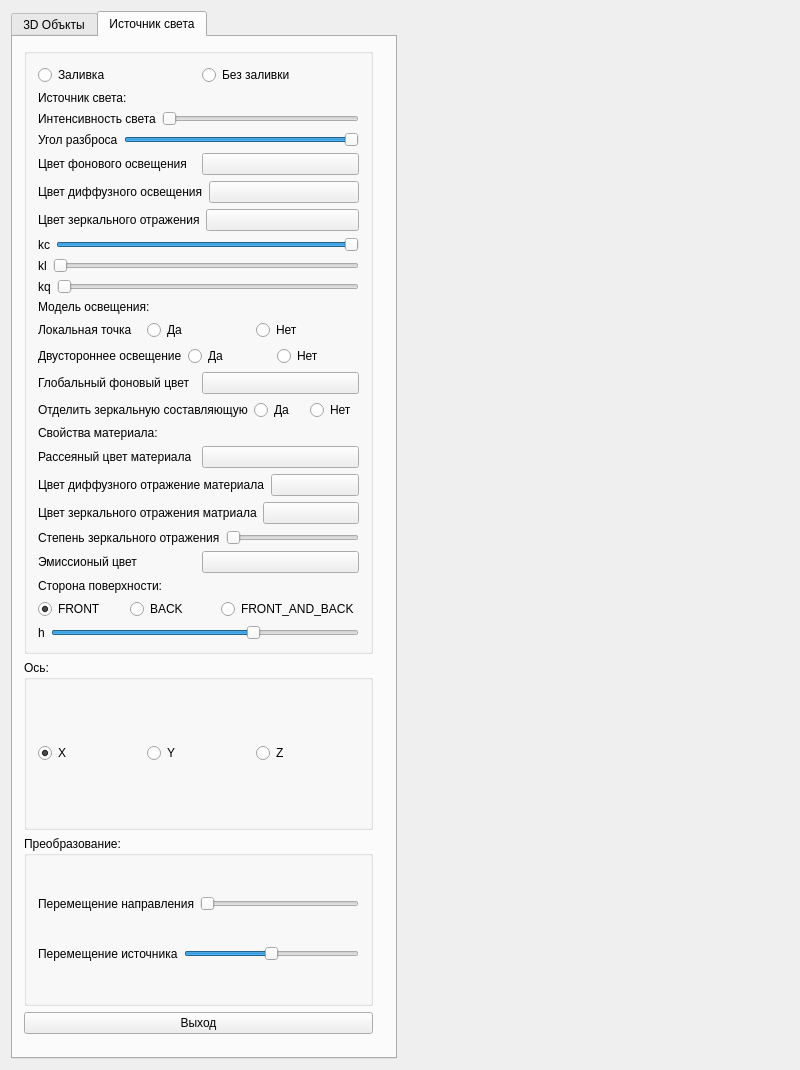
<?xml version="1.0" encoding="UTF-8"?>
<ui version="4.0">
 <class>MainWindow</class>
 <widget class="QMainWindow" name="MainWindow">
  <property name="geometry">
   <rect>
    <x>0</x>
    <y>0</y>
    <width>800</width>
    <height>1070</height>
   </rect>
  </property>
  <property name="windowTitle">
   <string>lb6</string>
  </property>
  <widget class="QWidget" name="centralWidget">
   <layout class="QHBoxLayout" name="horizontalLayout">
    <item>
     <widget class="QTabWidget" name="tabWidget">
      <property name="currentIndex">
       <number>1</number>
      </property>
      <property name="usesScrollButtons">
       <bool>false</bool>
      </property>
      <widget class="QWidget" name="tab_1">
       <attribute name="title">
        <string>3D Объкты</string>
       </attribute>
       <widget class="QWidget" name="layoutWidget">
        <property name="geometry">
         <rect>
          <x>0</x>
          <y>10</y>
          <width>255</width>
          <height>910</height>
         </rect>
        </property>
        <layout class="QVBoxLayout" name="verticalLayout_2">
         <item>
          <layout class="QVBoxLayout" name="verticalLayout">
           <item>
            <widget class="QGroupBox" name="groupBox">
             <property name="title">
              <string>Объект:</string>
             </property>
             <layout class="QVBoxLayout" name="verticalLayout_4">
              <item>
               <widget class="QRadioButton" name="tor_button">
                <property name="text">
                 <string>Тор</string>
                </property>
               </widget>
              </item>
              <item>
               <layout class="QHBoxLayout" name="horizontalLayout_5">
                <item>
                 <widget class="QLabel" name="label_12">
                  <property name="text">
                   <string>Theta</string>
                  </property>
                 </widget>
                </item>
                <item>
                 <widget class="Customslider" name="tor_theta">
                  <property name="minimum">
                   <number>1</number>
                  </property>
                  <property name="maximum">
                   <number>40</number>
                  </property>
                  <property name="value">
                   <number>40</number>
                  </property>
                  <property name="orientation">
                   <enum>Qt::Horizontal</enum>
                  </property>
                 </widget>
                </item>
               </layout>
              </item>
              <item>
               <layout class="QHBoxLayout" name="horizontalLayout_4">
                <item>
                 <widget class="QLabel" name="label_11">
                  <property name="text">
                   <string>Phi</string>
                  </property>
                 </widget>
                </item>
                <item>
                 <widget class="Customslider" name="tor_phi">
                  <property name="minimum">
                   <number>1</number>
                  </property>
                  <property name="maximum">
                   <number>40</number>
                  </property>
                  <property name="value">
                   <number>25</number>
                  </property>
                  <property name="orientation">
                   <enum>Qt::Horizontal</enum>
                  </property>
                 </widget>
                </item>
               </layout>
              </item>
              <item>
               <layout class="QHBoxLayout" name="horizontalLayout_8">
                <item>
                 <widget class="QLabel" name="label_5">
                  <property name="text">
                   <string>R</string>
                  </property>
                 </widget>
                </item>
                <item>
                 <widget class="Customslider" name="tor_R">
                  <property name="minimum">
                   <number>1</number>
                  </property>
                  <property name="maximum">
                   <number>20</number>
                  </property>
                  <property name="value">
                   <number>10</number>
                  </property>
                  <property name="orientation">
                   <enum>Qt::Horizontal</enum>
                  </property>
                 </widget>
                </item>
               </layout>
              </item>
              <item>
               <layout class="QHBoxLayout" name="horizontalLayout_9">
                <item>
                 <widget class="QLabel" name="label_6">
                  <property name="text">
                   <string>r</string>
                  </property>
                 </widget>
                </item>
                <item>
                 <widget class="Customslider" name="tor_r">
                  <property name="minimum">
                   <number>1</number>
                  </property>
                  <property name="maximum">
                   <number>20</number>
                  </property>
                  <property name="value">
                   <number>2</number>
                  </property>
                  <property name="orientation">
                   <enum>Qt::Horizontal</enum>
                  </property>
                 </widget>
                </item>
               </layout>
              </item>
              <item>
               <widget class="QRadioButton" name="cylinder_button">
                <property name="text">
                 <string>Цилиндр</string>
                </property>
                <property name="checked">
                 <bool>true</bool>
                </property>
               </widget>
              </item>
              <item>
               <layout class="QHBoxLayout" name="horizontalLayout_3">
                <item>
                 <widget class="QLabel" name="label_10">
                  <property name="text">
                   <string>N</string>
                  </property>
                 </widget>
                </item>
                <item>
                 <widget class="Customslider" name="cylinder_partition">
                  <property name="minimum">
                   <number>3</number>
                  </property>
                  <property name="maximum">
                   <number>40</number>
                  </property>
                  <property name="value">
                   <number>36</number>
                  </property>
                  <property name="orientation">
                   <enum>Qt::Horizontal</enum>
                  </property>
                 </widget>
                </item>
               </layout>
              </item>
              <item>
               <layout class="QHBoxLayout" name="horizontalLayout_10">
                <item>
                 <widget class="QLabel" name="label_7">
                  <property name="text">
                   <string>R</string>
                  </property>
                 </widget>
                </item>
                <item>
                 <widget class="Customslider" name="cylinder_radius">
                  <property name="minimum">
                   <number>1</number>
                  </property>
                  <property name="maximum">
                   <number>10</number>
                  </property>
                  <property name="value">
                   <number>5</number>
                  </property>
                  <property name="orientation">
                   <enum>Qt::Horizontal</enum>
                  </property>
                 </widget>
                </item>
               </layout>
              </item>
              <item>
               <layout class="QHBoxLayout" name="horizontalLayout_11">
                <item>
                 <widget class="QLabel" name="label_8">
                  <property name="text">
                   <string>h</string>
                  </property>
                 </widget>
                </item>
                <item>
                 <widget class="Customslider" name="cylinder_height">
                  <property name="minimum">
                   <number>1</number>
                  </property>
                  <property name="maximum">
                   <number>40</number>
                  </property>
                  <property name="value">
                   <number>20</number>
                  </property>
                  <property name="orientation">
                   <enum>Qt::Horizontal</enum>
                  </property>
                 </widget>
                </item>
               </layout>
              </item>
              <item>
               <widget class="QRadioButton" name="cube_button">
                <property name="text">
                 <string>Куб</string>
                </property>
               </widget>
              </item>
              <item>
               <layout class="QHBoxLayout" name="horizontalLayout_15">
                <item>
                 <widget class="QLabel" name="label_9">
                  <property name="text">
                   <string>a</string>
                  </property>
                 </widget>
                </item>
                <item>
                 <widget class="Customslider" name="cube_side">
                  <property name="minimum">
                   <number>1</number>
                  </property>
                  <property name="maximum">
                   <number>20</number>
                  </property>
                  <property name="singleStep">
                   <number>1</number>
                  </property>
                  <property name="value">
                   <number>5</number>
                  </property>
                  <property name="orientation">
                   <enum>Qt::Horizontal</enum>
                  </property>
                 </widget>
                </item>
               </layout>
              </item>
              <item>
               <widget class="QRadioButton" name="sphere_button">
                <property name="text">
                 <string>Шар</string>
                </property>
               </widget>
              </item>
              <item>
               <layout class="QHBoxLayout" name="horizontalLayout_16">
                <item>
                 <widget class="QLabel" name="label_13">
                  <property name="text">
                   <string>Slices</string>
                  </property>
                 </widget>
                </item>
                <item>
                 <widget class="Customslider" name="sphere_slices">
                  <property name="minimum">
                   <number>1</number>
                  </property>
                  <property name="maximum">
                   <number>30</number>
                  </property>
                  <property name="value">
                   <number>13</number>
                  </property>
                  <property name="orientation">
                   <enum>Qt::Horizontal</enum>
                  </property>
                 </widget>
                </item>
               </layout>
              </item>
              <item>
               <layout class="QHBoxLayout" name="horizontalLayout_17">
                <item>
                 <widget class="QLabel" name="label_14">
                  <property name="text">
                   <string>Stacks</string>
                  </property>
                 </widget>
                </item>
                <item>
                 <widget class="Customslider" name="sphere_stacks">
                  <property name="minimum">
                   <number>1</number>
                  </property>
                  <property name="maximum">
                   <number>30</number>
                  </property>
                  <property name="value">
                   <number>26</number>
                  </property>
                  <property name="orientation">
                   <enum>Qt::Horizontal</enum>
                  </property>
                 </widget>
                </item>
               </layout>
              </item>
              <item>
               <layout class="QHBoxLayout" name="horizontalLayout_7">
                <item>
                 <widget class="QLabel" name="label_4">
                  <property name="text">
                   <string>R</string>
                  </property>
                 </widget>
                </item>
                <item>
                 <widget class="Customslider" name="sphere_r">
                  <property name="minimum">
                   <number>1</number>
                  </property>
                  <property name="maximum">
                   <number>20</number>
                  </property>
                  <property name="value">
                   <number>5</number>
                  </property>
                  <property name="orientation">
                   <enum>Qt::Horizontal</enum>
                  </property>
                 </widget>
                </item>
               </layout>
              </item>
              <item>
               <widget class="QRadioButton" name="spline_button">
                <property name="text">
                 <string>Трубка</string>
                </property>
               </widget>
              </item>
              <item>
               <layout class="QHBoxLayout" name="horizontalLayout_18">
                <item>
                 <widget class="QLabel" name="label_17">
                  <property name="text">
                   <string>N</string>
                  </property>
                 </widget>
                </item>
                <item>
                 <widget class="Customslider" name="spline_partition">
                  <property name="minimum">
                   <number>3</number>
                  </property>
                  <property name="maximum">
                   <number>40</number>
                  </property>
                  <property name="value">
                   <number>36</number>
                  </property>
                  <property name="orientation">
                   <enum>Qt::Horizontal</enum>
                  </property>
                 </widget>
                </item>
               </layout>
              </item>
              <item>
               <layout class="QHBoxLayout" name="horizontalLayout_19">
                <item>
                 <widget class="QLabel" name="label_16">
                  <property name="text">
                   <string>R</string>
                  </property>
                 </widget>
                </item>
                <item>
                 <widget class="Customslider" name="spline_R">
                  <property name="minimum">
                   <number>1</number>
                  </property>
                  <property name="maximum">
                   <number>10</number>
                  </property>
                  <property name="value">
                   <number>5</number>
                  </property>
                  <property name="orientation">
                   <enum>Qt::Horizontal</enum>
                  </property>
                 </widget>
                </item>
               </layout>
              </item>
              <item>
               <layout class="QHBoxLayout" name="horizontalLayout_20">
                <item>
                 <widget class="QLabel" name="label_15">
                  <property name="text">
                   <string>h</string>
                  </property>
                 </widget>
                </item>
                <item>
                 <widget class="Customslider" name="spline_h">
                  <property name="minimum">
                   <number>36</number>
                  </property>
                  <property name="maximum">
                   <number>90</number>
                  </property>
                  <property name="value">
                   <number>72</number>
                  </property>
                  <property name="orientation">
                   <enum>Qt::Horizontal</enum>
                  </property>
                 </widget>
                </item>
               </layout>
              </item>
             </layout>
            </widget>
           </item>
           <item>
            <widget class="QGroupBox" name="groupBox_3">
             <property name="title">
              <string>Ось:</string>
             </property>
             <layout class="QVBoxLayout" name="verticalLayout_5">
              <item>
               <layout class="QHBoxLayout" name="horizontalLayout_6">
                <item>
                 <widget class="QRadioButton" name="radioButton_8">
                  <property name="text">
                   <string>X</string>
                  </property>
                  <property name="checked">
                   <bool>true</bool>
                  </property>
                 </widget>
                </item>
                <item>
                 <widget class="QRadioButton" name="Y_button">
                  <property name="text">
                   <string>Y</string>
                  </property>
                 </widget>
                </item>
                <item>
                 <widget class="QRadioButton" name="Z_button">
                  <property name="text">
                   <string>Z</string>
                  </property>
                 </widget>
                </item>
               </layout>
              </item>
             </layout>
            </widget>
           </item>
           <item>
            <widget class="QGroupBox" name="groupBox_4">
             <property name="title">
              <string>Номер объекта:</string>
             </property>
             <layout class="QHBoxLayout" name="horizontalLayout_2">
              <item>
               <widget class="QRadioButton" name="first_button">
                <property name="text">
                 <string>1</string>
                </property>
                <property name="checked">
                 <bool>true</bool>
                </property>
               </widget>
              </item>
              <item>
               <widget class="QRadioButton" name="second_button">
                <property name="text">
                 <string>2</string>
                </property>
                <property name="checked">
                 <bool>false</bool>
                </property>
               </widget>
              </item>
              <item>
               <widget class="QRadioButton" name="third_button">
                <property name="text">
                 <string>3</string>
                </property>
               </widget>
              </item>
              <item>
               <widget class="QRadioButton" name="fourth_button">
                <property name="text">
                 <string>4</string>
                </property>
               </widget>
              </item>
              <item>
               <widget class="QRadioButton" name="fifth_button">
                <property name="text">
                 <string>5</string>
                </property>
               </widget>
              </item>
             </layout>
            </widget>
           </item>
           <item>
            <widget class="QGroupBox" name="groupBox_2">
             <property name="title">
              <string>Преобразование:</string>
             </property>
             <layout class="QVBoxLayout" name="verticalLayout_3">
              <item>
               <layout class="QHBoxLayout" name="horizontalLayout_12">
                <item>
                 <widget class="QLabel" name="label_2">
                  <property name="text">
                   <string>Поворот</string>
                  </property>
                 </widget>
                </item>
                <item>
                 <widget class="Customslider" name="rotate_slider">
                  <property name="maximum">
                   <number>360</number>
                  </property>
                  <property name="tracking">
                   <bool>true</bool>
                  </property>
                  <property name="orientation">
                   <enum>Qt::Horizontal</enum>
                  </property>
                 </widget>
                </item>
               </layout>
              </item>
              <item>
               <layout class="QHBoxLayout" name="horizontalLayout_13">
                <item>
                 <widget class="QLabel" name="label">
                  <property name="text">
                   <string>Перемещение</string>
                  </property>
                 </widget>
                </item>
                <item>
                 <widget class="Customslider" name="shift_slider">
                  <property name="maximum">
                   <number>100</number>
                  </property>
                  <property name="value">
                   <number>50</number>
                  </property>
                  <property name="tracking">
                   <bool>true</bool>
                  </property>
                  <property name="orientation">
                   <enum>Qt::Horizontal</enum>
                  </property>
                 </widget>
                </item>
               </layout>
              </item>
              <item>
               <layout class="QHBoxLayout" name="horizontalLayout_14">
                <item>
                 <widget class="QLabel" name="label_3">
                  <property name="text">
                   <string>Масштабирование</string>
                  </property>
                 </widget>
                </item>
                <item>
                 <widget class="Customslider" name="scale_slider">
                  <property name="minimum">
                   <number>0</number>
                  </property>
                  <property name="maximum">
                   <number>100</number>
                  </property>
                  <property name="value">
                   <number>50</number>
                  </property>
                  <property name="tracking">
                   <bool>true</bool>
                  </property>
                  <property name="orientation">
                   <enum>Qt::Horizontal</enum>
                  </property>
                 </widget>
                </item>
               </layout>
              </item>
             </layout>
            </widget>
           </item>
          </layout>
         </item>
         <item>
          <widget class="QPushButton" name="pushButton">
           <property name="text">
            <string>Выход</string>
           </property>
          </widget>
         </item>
        </layout>
       </widget>
      </widget>
      <widget class="QWidget" name="tab_2">
       <attribute name="title">
        <string>Источник света</string>
       </attribute>
       <widget class="QWidget" name="layoutWidget_2">
        <property name="geometry">
         <rect>
          <x>0</x>
          <y>0</y>
          <width>371</width>
          <height>1008</height>
         </rect>
        </property>
        <layout class="QVBoxLayout" name="verticalLayout_6">
         <item>
          <layout class="QVBoxLayout" name="verticalLayout_7">
           <item>
            <widget class="QGroupBox" name="groupBox_5">
             <property name="title">
              <string/>
             </property>
             <layout class="QVBoxLayout" name="verticalLayout_8">
              <item>
               <layout class="QHBoxLayout" name="horizontalLayout_44">
                <item>
                 <widget class="QRadioButton" name="fill">
                  <property name="text">
                   <string>Заливка</string>
                  </property>
                  <property name="checked">
                   <bool>true</bool>
                  </property>
                 </widget>
                </item>
                <item>
                 <widget class="QRadioButton" name="unfill">
                  <property name="text">
                   <string>Без заливки</string>
                  </property>
                  <property name="checked">
                   <bool>false</bool>
                  </property>
                 </widget>
                </item>
               </layout>
              </item>
              <item>
               <widget class="QLabel" name="label_18">
                <property name="text">
                 <string>Источник света:</string>
                </property>
               </widget>
              </item>
              <item>
               <layout class="QHBoxLayout" name="horizontalLayout_21">
                <item>
                 <widget class="QLabel" name="label_19">
                  <property name="text">
                   <string>Интенсивность света</string>
                  </property>
                 </widget>
                </item>
                <item>
                 <widget class="Customslider" name="spot_exponent">
                  <property name="minimum">
                   <number>0</number>
                  </property>
                  <property name="maximum">
                   <number>128</number>
                  </property>
                  <property name="value">
                   <number>0</number>
                  </property>
                  <property name="orientation">
                   <enum>Qt::Horizontal</enum>
                  </property>
                 </widget>
                </item>
               </layout>
              </item>
              <item>
               <layout class="QHBoxLayout" name="horizontalLayout_22">
                <item>
                 <widget class="QLabel" name="label_20">
                  <property name="text">
                   <string>Угол разброса</string>
                  </property>
                 </widget>
                </item>
                <item>
                 <widget class="Customslider" name="spot_cutoff">
                  <property name="minimum">
                   <number>0</number>
                  </property>
                  <property name="maximum">
                   <number>180</number>
                  </property>
                  <property name="value">
                   <number>180</number>
                  </property>
                  <property name="orientation">
                   <enum>Qt::Horizontal</enum>
                  </property>
                 </widget>
                </item>
               </layout>
              </item>
              <item>
               <layout class="QHBoxLayout" name="horizontalLayout_23">
                <item>
                 <widget class="QLabel" name="label_21">
                  <property name="text">
                   <string>Цвет фонового освещения</string>
                  </property>
                 </widget>
                </item>
                <item>
                 <widget class="QPushButton" name="ambient_color">
                  <property name="text">
                   <string/>
                  </property>
                 </widget>
                </item>
               </layout>
              </item>
              <item>
               <layout class="QHBoxLayout" name="horizontalLayout_24">
                <item>
                 <widget class="QLabel" name="label_22">
                  <property name="text">
                   <string>Цвет диффузного освещения</string>
                  </property>
                 </widget>
                </item>
                <item>
                 <widget class="QPushButton" name="diffuse_color">
                  <property name="text">
                   <string/>
                  </property>
                 </widget>
                </item>
               </layout>
              </item>
              <item>
               <layout class="QHBoxLayout" name="horizontalLayout_29">
                <item>
                 <widget class="QLabel" name="label_27">
                  <property name="text">
                   <string>Цвет зеркального отражения</string>
                  </property>
                 </widget>
                </item>
                <item>
                 <widget class="QPushButton" name="specular_color">
                  <property name="text">
                   <string/>
                  </property>
                 </widget>
                </item>
               </layout>
              </item>
              <item>
               <layout class="QHBoxLayout" name="horizontalLayout_25">
                <item>
                 <widget class="QLabel" name="label_23">
                  <property name="text">
                   <string>kc</string>
                  </property>
                 </widget>
                </item>
                <item>
                 <widget class="Customslider" name="constant_attenuation">
                  <property name="minimum">
                   <number>0</number>
                  </property>
                  <property name="maximum">
                   <number>10</number>
                  </property>
                  <property name="value">
                   <number>10</number>
                  </property>
                  <property name="orientation">
                   <enum>Qt::Horizontal</enum>
                  </property>
                 </widget>
                </item>
               </layout>
              </item>
              <item>
               <layout class="QHBoxLayout" name="horizontalLayout_26">
                <item>
                 <widget class="QLabel" name="label_24">
                  <property name="text">
                   <string>kl</string>
                  </property>
                 </widget>
                </item>
                <item>
                 <widget class="Customslider" name="linear_attenuation">
                  <property name="minimum">
                   <number>0</number>
                  </property>
                  <property name="maximum">
                   <number>10</number>
                  </property>
                  <property name="value">
                   <number>0</number>
                  </property>
                  <property name="orientation">
                   <enum>Qt::Horizontal</enum>
                  </property>
                 </widget>
                </item>
               </layout>
              </item>
              <item>
               <layout class="QHBoxLayout" name="horizontalLayout_27">
                <item>
                 <widget class="QLabel" name="label_25">
                  <property name="text">
                   <string>kq</string>
                  </property>
                 </widget>
                </item>
                <item>
                 <widget class="Customslider" name="quadric_attenuation">
                  <property name="minimum">
                   <number>0</number>
                  </property>
                  <property name="maximum">
                   <number>10</number>
                  </property>
                  <property name="value">
                   <number>0</number>
                  </property>
                  <property name="orientation">
                   <enum>Qt::Horizontal</enum>
                  </property>
                 </widget>
                </item>
               </layout>
              </item>
              <item>
               <widget class="QLabel" name="label_38">
                <property name="text">
                 <string>Модель освещения:</string>
                </property>
               </widget>
              </item>
              <item>
               <layout class="QHBoxLayout" name="horizontalLayout_40">
                <item>
                 <widget class="QLabel" name="label_39">
                  <property name="text">
                   <string>Локальная точка</string>
                  </property>
                 </widget>
                </item>
                <item>
                 <widget class="QRadioButton" name="local_viewer_true">
                  <property name="text">
                   <string>Да</string>
                  </property>
                 </widget>
                </item>
                <item>
                 <widget class="QRadioButton" name="local_viewer_false">
                  <property name="text">
                   <string>Нет</string>
                  </property>
                  <property name="checked">
                   <bool>true</bool>
                  </property>
                 </widget>
                </item>
               </layout>
              </item>
              <item>
               <layout class="QHBoxLayout" name="horizontalLayout_41">
                <item>
                 <widget class="QLabel" name="label_40">
                  <property name="text">
                   <string>Двустороннее освещение</string>
                  </property>
                 </widget>
                </item>
                <item>
                 <widget class="QRadioButton" name="two_side_true">
                  <property name="text">
                   <string>Да</string>
                  </property>
                 </widget>
                </item>
                <item>
                 <widget class="QRadioButton" name="two_side_false">
                  <property name="text">
                   <string>Нет</string>
                  </property>
                  <property name="checked">
                   <bool>true</bool>
                  </property>
                 </widget>
                </item>
               </layout>
              </item>
              <item>
               <layout class="QHBoxLayout" name="horizontalLayout_42">
                <item>
                 <widget class="QLabel" name="label_41">
                  <property name="text">
                   <string>Глобальный фоновый цвет</string>
                  </property>
                 </widget>
                </item>
                <item>
                 <widget class="QPushButton" name="global_ambient">
                  <property name="text">
                   <string/>
                  </property>
                 </widget>
                </item>
               </layout>
              </item>
              <item>
               <layout class="QHBoxLayout" name="horizontalLayout_43">
                <item>
                 <widget class="QLabel" name="label_42">
                  <property name="text">
                   <string>Отделить зеркальную составляющую</string>
                  </property>
                 </widget>
                </item>
                <item>
                 <widget class="QRadioButton" name="color_control_true">
                  <property name="text">
                   <string>Да</string>
                  </property>
                 </widget>
                </item>
                <item>
                 <widget class="QRadioButton" name="color_control_false">
                  <property name="text">
                   <string>Нет</string>
                  </property>
                  <property name="checked">
                   <bool>true</bool>
                  </property>
                 </widget>
                </item>
               </layout>
              </item>
              <item>
               <widget class="QLabel" name="label_36">
                <property name="text">
                 <string>Свойства материала:</string>
                </property>
               </widget>
              </item>
              <item>
               <layout class="QHBoxLayout" name="horizontalLayout_28">
                <item>
                 <widget class="QLabel" name="label_26">
                  <property name="text">
                   <string>Рассеяный цвет материала</string>
                  </property>
                 </widget>
                </item>
                <item>
                 <widget class="QPushButton" name="ambient_material">
                  <property name="text">
                   <string/>
                  </property>
                 </widget>
                </item>
               </layout>
              </item>
              <item>
               <layout class="QHBoxLayout" name="horizontalLayout_30">
                <item>
                 <widget class="QLabel" name="label_28">
                  <property name="text">
                   <string>Цвет диффузного отражение материала</string>
                  </property>
                 </widget>
                </item>
                <item>
                 <widget class="QPushButton" name="diffuse_material">
                  <property name="text">
                   <string/>
                  </property>
                 </widget>
                </item>
               </layout>
              </item>
              <item>
               <layout class="QHBoxLayout" name="horizontalLayout_31">
                <item>
                 <widget class="QLabel" name="label_29">
                  <property name="text">
                   <string>Цвет зеркального отражения матриала</string>
                  </property>
                 </widget>
                </item>
                <item>
                 <widget class="QPushButton" name="specular_material">
                  <property name="text">
                   <string/>
                  </property>
                 </widget>
                </item>
               </layout>
              </item>
              <item>
               <layout class="QHBoxLayout" name="horizontalLayout_32">
                <item>
                 <widget class="QLabel" name="label_30">
                  <property name="text">
                   <string>Степень зеркального отражения</string>
                  </property>
                 </widget>
                </item>
                <item>
                 <widget class="Customslider" name="shininess">
                  <property name="minimum">
                   <number>0</number>
                  </property>
                  <property name="maximum">
                   <number>128</number>
                  </property>
                  <property name="value">
                   <number>0</number>
                  </property>
                  <property name="orientation">
                   <enum>Qt::Horizontal</enum>
                  </property>
                 </widget>
                </item>
               </layout>
              </item>
              <item>
               <layout class="QHBoxLayout" name="horizontalLayout_33">
                <item>
                 <widget class="QLabel" name="label_31">
                  <property name="text">
                   <string>Эмиссионый цвет</string>
                  </property>
                 </widget>
                </item>
                <item>
                 <widget class="QPushButton" name="emission_material">
                  <property name="text">
                   <string/>
                  </property>
                 </widget>
                </item>
               </layout>
              </item>
              <item>
               <widget class="QLabel" name="label_37">
                <property name="text">
                 <string>Сторона поверхности:</string>
                </property>
               </widget>
              </item>
              <item>
               <layout class="QHBoxLayout" name="horizontalLayout_36">
                <item>
                 <widget class="QRadioButton" name="front_face">
                  <property name="text">
                   <string>FRONT</string>
                  </property>
                  <property name="checked">
                   <bool>true</bool>
                  </property>
                 </widget>
                </item>
                <item>
                 <widget class="QRadioButton" name="back_face">
                  <property name="text">
                   <string>BACK</string>
                  </property>
                 </widget>
                </item>
                <item>
                 <widget class="QRadioButton" name="front_and_back_face">
                  <property name="text">
                   <string>FRONT_AND_BACK</string>
                  </property>
                 </widget>
                </item>
               </layout>
              </item>
              <item>
               <layout class="QHBoxLayout" name="horizontalLayout_34">
                <item>
                 <widget class="QLabel" name="label_32">
                  <property name="text">
                   <string>h</string>
                  </property>
                 </widget>
                </item>
                <item>
                 <widget class="Customslider" name="spline_h_2">
                  <property name="minimum">
                   <number>36</number>
                  </property>
                  <property name="maximum">
                   <number>90</number>
                  </property>
                  <property name="value">
                   <number>72</number>
                  </property>
                  <property name="orientation">
                   <enum>Qt::Horizontal</enum>
                  </property>
                 </widget>
                </item>
               </layout>
              </item>
             </layout>
            </widget>
           </item>
           <item>
            <widget class="QGroupBox" name="groupBox_6">
             <property name="title">
              <string>Ось:</string>
             </property>
             <layout class="QVBoxLayout" name="verticalLayout_9">
              <item>
               <layout class="QHBoxLayout" name="horizontalLayout_35">
                <item>
                 <widget class="QRadioButton" name="light_axis_x">
                  <property name="text">
                   <string>X</string>
                  </property>
                  <property name="checked">
                   <bool>true</bool>
                  </property>
                 </widget>
                </item>
                <item>
                 <widget class="QRadioButton" name="light_axis_y">
                  <property name="text">
                   <string>Y</string>
                  </property>
                 </widget>
                </item>
                <item>
                 <widget class="QRadioButton" name="light_axis_z">
                  <property name="text">
                   <string>Z</string>
                  </property>
                 </widget>
                </item>
               </layout>
              </item>
             </layout>
            </widget>
           </item>
           <item>
            <widget class="QGroupBox" name="groupBox_8">
             <property name="title">
              <string>Преобразование:</string>
             </property>
             <layout class="QVBoxLayout" name="verticalLayout_10">
              <item>
               <layout class="QHBoxLayout" name="horizontalLayout_37">
                <item>
                 <widget class="QLabel" name="label_33">
                  <property name="text">
                   <string>Перемещение направления</string>
                  </property>
                 </widget>
                </item>
                <item>
                 <widget class="Customslider" name="shift_slider_direction">
                  <property name="maximum">
                   <number>360</number>
                  </property>
                  <property name="tracking">
                   <bool>true</bool>
                  </property>
                  <property name="orientation">
                   <enum>Qt::Horizontal</enum>
                  </property>
                 </widget>
                </item>
               </layout>
              </item>
              <item>
               <layout class="QHBoxLayout" name="horizontalLayout_38">
                <item>
                 <widget class="QLabel" name="label_34">
                  <property name="text">
                   <string>Перемещение источника</string>
                  </property>
                 </widget>
                </item>
                <item>
                 <widget class="Customslider" name="shift_slider_light">
                  <property name="maximum">
                   <number>100</number>
                  </property>
                  <property name="value">
                   <number>50</number>
                  </property>
                  <property name="tracking">
                   <bool>true</bool>
                  </property>
                  <property name="orientation">
                   <enum>Qt::Horizontal</enum>
                  </property>
                 </widget>
                </item>
               </layout>
              </item>
             </layout>
            </widget>
           </item>
          </layout>
         </item>
         <item>
          <widget class="QPushButton" name="pushButton_2">
           <property name="text">
            <string>Выход</string>
           </property>
          </widget>
         </item>
        </layout>
       </widget>
      </widget>
     </widget>
    </item>
    <item>
     <widget class="GLWidget" name="GLwidget" native="true">
      <property name="sizePolicy">
       <sizepolicy hsizetype="Expanding" vsizetype="Preferred">
        <horstretch>0</horstretch>
        <verstretch>0</verstretch>
       </sizepolicy>
      </property>
     </widget>
    </item>
   </layout>
  </widget>
 </widget>
 <layoutdefault spacing="6" margin="11"/>
 <customwidgets>
  <customwidget>
   <class>GLWidget</class>
   <extends>QWidget</extends>
   <header>glwidget.h</header>
   <container>1</container>
  </customwidget>
  <customwidget>
   <class>Customslider</class>
   <extends>QSlider</extends>
   <header>customslider.h</header>
  </customwidget>
 </customwidgets>
 <resources/>
 <connections>
  <connection>
   <sender>pushButton</sender>
   <signal>released()</signal>
   <receiver>MainWindow</receiver>
   <slot>close()</slot>
   <hints>
    <hint type="sourcelabel">
     <x>51</x>
     <y>566</y>
    </hint>
    <hint type="destinationlabel">
     <x>58</x>
     <y>381</y>
    </hint>
   </hints>
  </connection>
 </connections>
</ui>
